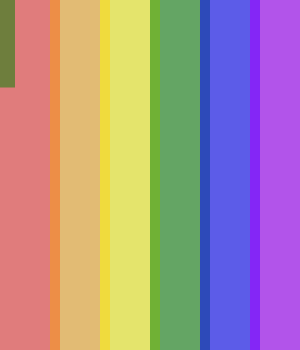
Frame 1 (no input)
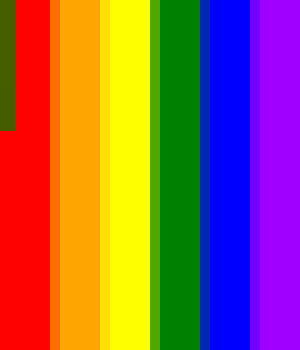
Frame 60 (the mouse pressed at the canvas centre just before this capture)
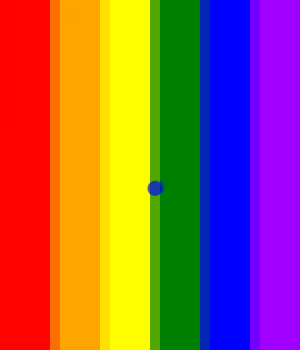
Frame 120 (the mouse held since frame 60 and released just before this capture)

The Processing sketch that drew these frames (run headless with seeded random() and noise(); from frame 60 on, the mouse is pressed at the canvas centre):

// Processing sketch: processing_185192
// ── processing_185192.pde

void setup(){
  size(300,350);
  smooth();
  noStroke();
cursor(CROSS);}
  
  void draw(){
    fill(255,0,0,100);
    rect(0,0,60,height);
    fill(255,165,0,110);
    rect(50,0,60,height);
    fill(255,255,0,120);
    rect(100,0,60,height);
    fill(0,128,0,130);
    rect(150,0,60,height);
    fill(0,0,255,140);
    rect(200,0,60,height);
    fill(159,0,255,150);
    rect(250,0,60,height); 
    
    if(mouseX<=50){
      option1();}
      if(mouseX>50 &&mouseX<=100){
        option2();}
        if(mouseX>100 &&mouseX<=150){
        option3();}
        if(mouseX>150 &&mouseX<=200){
        option4();}
        if(mouseX>200 &&mouseX<=250){
        option5();}
        if(mouseX>250 &&mouseX<=300){
        option6();}
  }
  
  
  void option1(){
    fill(0,128,0,130);
    rectMode(CENTER);
    rect(mouseX,mouseY,30,(abs(175-mouseY)*second()/2));
    rectMode(CORNER);
  } 
    void option2(){
      pushMatrix();
      fill(159,0,255,150);
      translate(mouseX,mouseY);
      ellipse(0,0,30,abs(2*mouseY-350));
      popMatrix();
  } 
   void option3(){
    
   pushMatrix();
  translate((mouseX+pmouseX)/2,pmouseY);
  rotate(radians(millis()/3));
  noStroke();
 fill(0,0,255,mouseX);
 ellipse((mouseY+35)%49,(mouseX+53)%8,15,15);
popMatrix();

     
  } 
   void option4(){
     if(mouseY<=175){
       fill(255,0,0);
        triangle(150,0,200,0,175,mouseY-10);}
        else{fill(255,0,0);
        triangle(150,350,200,350,175,mouseY+10);}

  } 
   void option5(){
     for(int x=200; x<=250;x+=2) {
    for(int y=0;y<350; y=y+35){
       
      float a=random(255);
      float b=random(50);
      float c=random(45);
      float d=random(255);
       
      fill(255,255,c,d);
      rect(x,y,3,6);
    }}
  } 
   void option6(){
     if(mousePressed==false){
     fill(255,165,0);
     ellipse(275,175,40,40);}
     else{
       
       for(int x=0; x<=600;x+=50) {
    for(int y=0;y<600; y=y+50){
       
      float z=random(255);
     
       
      fill(255,165,z,150);
      rect(250,0,60,height);
       fill(0);
     ellipse(275,175,40,40);}
    }}}

  
